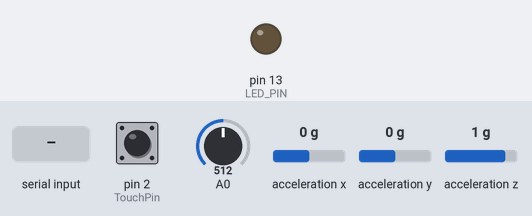
The sketch below on a simulated Arduino Uno, built with avr-gcc and run on an emulated ATmega328P. Shown: output pins drawn as LEDs (lit = HIGH). The test bench sets the inputs (shaded band); at power-on: pin 2 (TouchPin) LOW, A0 = 512, acceleration x 0 g, acceleration y 0 g, acceleration z 1 g. What the sketch prints to the serial monitor is not drawn.

Above: at 1.2 s.
1.3 s: "1" received over Serial
At 1.6 s:
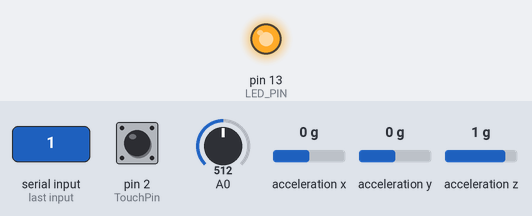
3.3 s: pin 2 (TouchPin) pulled HIGH for 0.15 s
Timing chart, 0 to 6.3 s (numbered marks = the images above; inputs shaded):
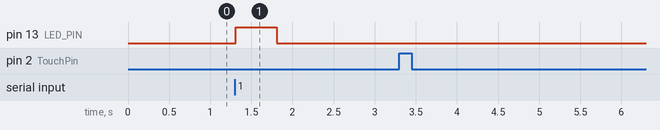

Measured:
- after the input at 1.3 s, pin 13 (LED_PIN): LOW → HIGH at once, → LOW 0.50 s later
- after the input at 3.3 s, every drawn part: stays the same

The sketch:

19144048_ChizuNishimori.ino
```cpp
//傾きを計測する
#include <ADXL345.h>
ADXL345 adxl;

//圧力を計測
float val = 0;

//タッチを検出する、信号のピンはD2に接続する
int TouchPin = 2;

int lastTouchingState = 0;
int count = 0;
int touchingNum = -1;

#define LED_PIN 13 //LEDのピン番号。13は内蔵LED。
char data;

void setup() {
  Serial.begin(115200);
  adxl.powerOn();

  pinMode(LED_PIN, OUTPUT);
}

void loop() {
  int sensorValue = digitalRead(TouchPin);

  int x, y, z;
  int a;
  adxl.readXYZ(&x, &y, &z);
  a = atan2(x, z) / 3.14 * 180.0 ;
  //Serial.print("x=") ;
  Serial.print(a);
  Serial.print(",");//X軸方向角度表示

  //Serial.print("y=") ;
  a = atan2(y, z) / 3.14 * 180.0 ;
  Serial.print(a);
  Serial.print(",");//Y軸方向角度表示

  val = analogRead(0);
  Serial.print(val);//圧力
  Serial.print(",");


if (sensorValue != lastTouchingState)
  {
    count ++;
  }

  if (count > 0 && count % 2 == 1) //タッチしている
  {
    touchingNum = count / 2;
    Serial.print("touching");
  }
  else if (count > 0 && count % 2 == 0) //離れている
  {
    Serial.print("leaving");
  }
  else
  {
    Serial.print("No Touching"); //初期状態
  }
  lastTouchingState = sensorValue;
  Serial.println(",");//

  delay(50);

  //受信
  if ( Serial.available()  > 0 )
  {   // 受信データがあるか？
    data = Serial.read();            // 1文字だけ読み込む
    if (data == 0x31) { //文字コード0x31、つまり"1"を受信したらLEDを光らせる。
      digitalWrite(LED_PIN, HIGH);
      delay(500);
      digitalWrite(LED_PIN, LOW);
    }
  }
}
```
